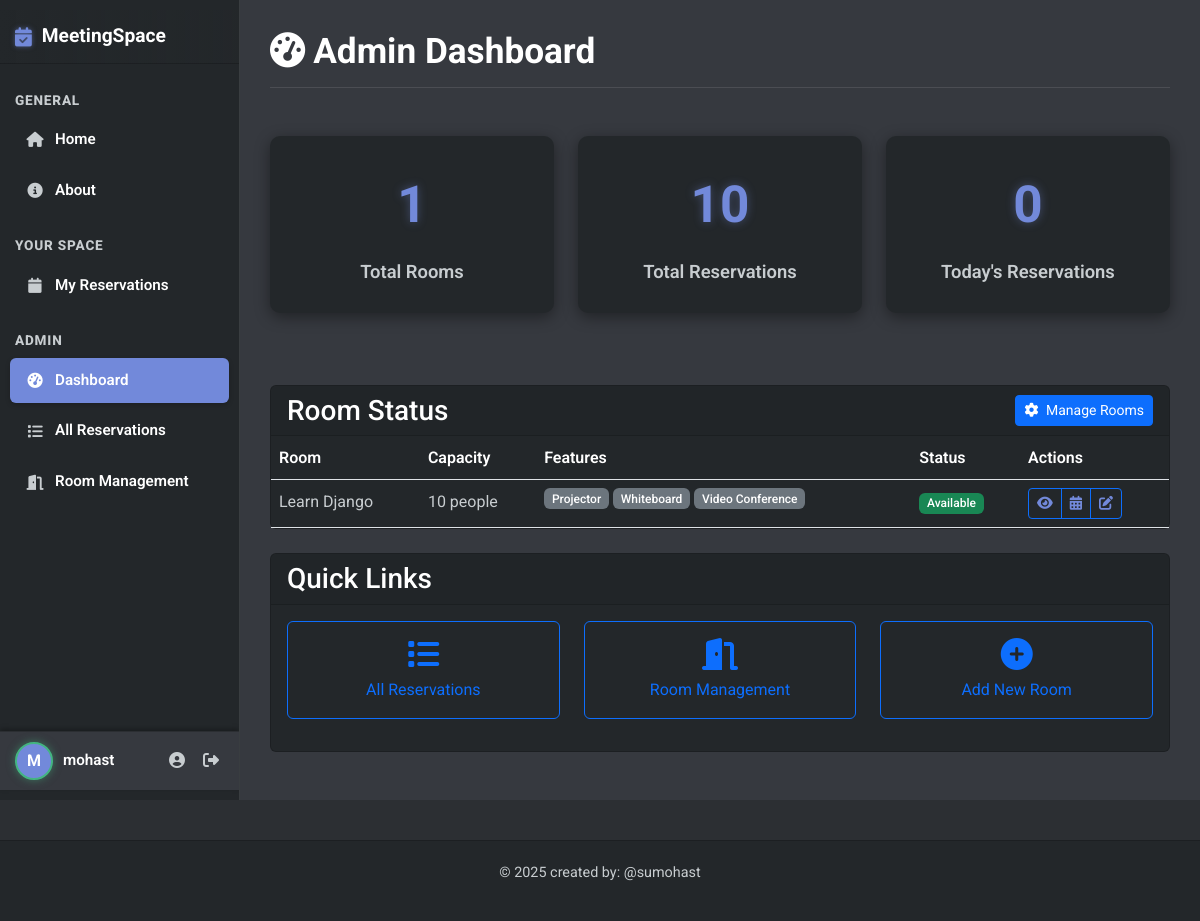
Before: /admin-dashboard/ (signed in) with the older database file.
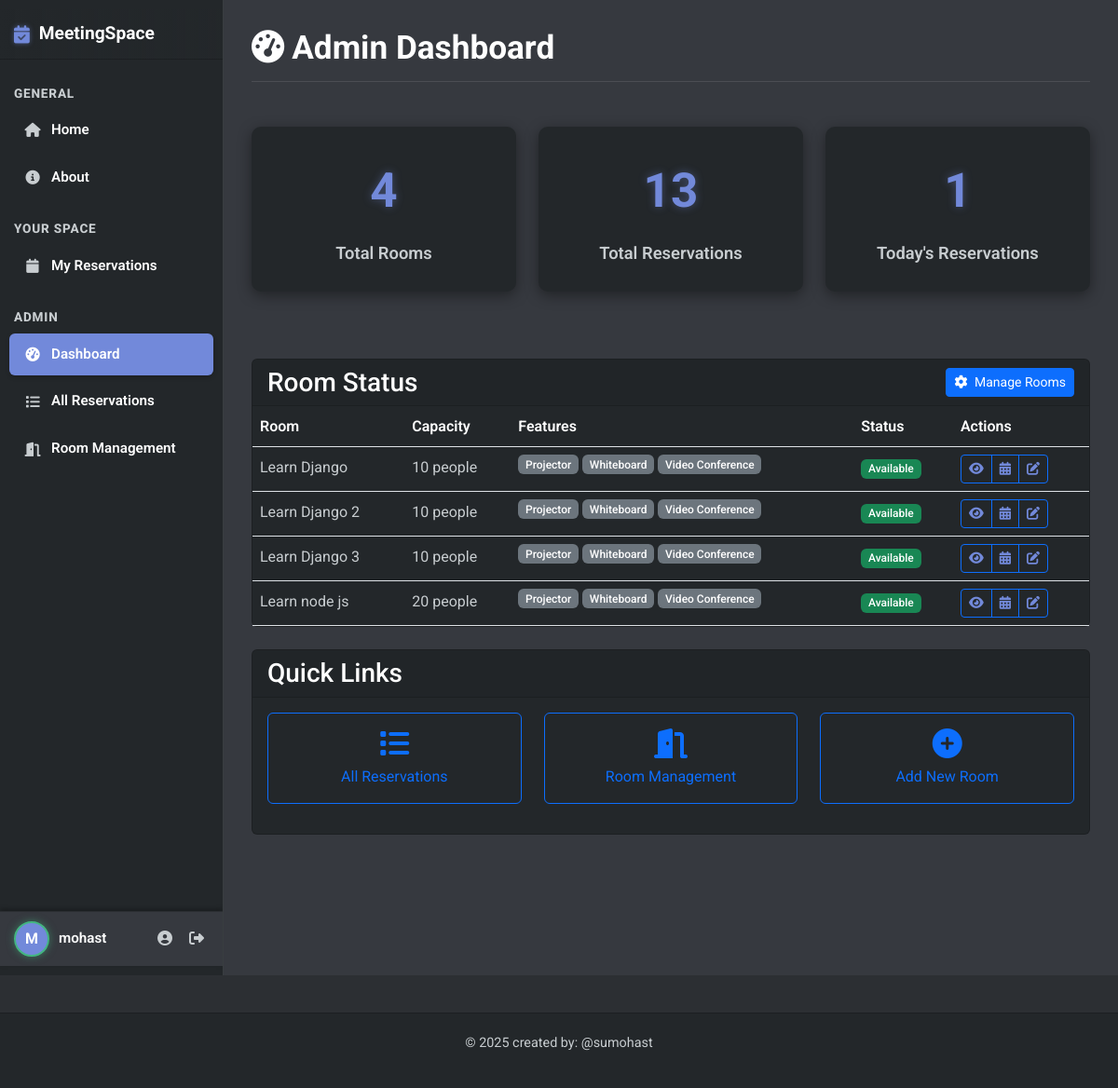
After: the same page with the newer database file.
### base/models.py (models this page shows, shortened)
class Room(models.Model):
    name = models.CharField(max_length=100)
    capacity = models.IntegerField(default=10)
    has_projector = models.BooleanField(default=False)
    has_whiteboard = models.BooleanField(default=False)
    has_video_conference = models.BooleanField(default=False)
    description = models.TextField(null=True, blank=True)
    created = models.DateTimeField(auto_now_add=True)
    updated = models.DateTimeField(auto_now=True)
    class Meta: # this class is used to define metadata for the model , for example when we want to sort the rooms by name
        ordering = ['name']
    def get_current_status(self): # this function returns the current status of the room (occupied/free)
        now = datetime.now()
        today = now.date()
        current_time = now.time()
        active_reservation = self.reservation_set.filter(
            date=today,
            start_time__lte=current_time,
            end_time__gt=current_time
        ).first()
        if active_reservation:
            return {
                'status': 'occupied',
                'reservation': active_reservation
            }
        else:
            return {
                'status': 'free',
                'next_reservation': self.reservation_set.filter(
                    date=today,
                    start_time__gt=current_time
                ).order_by('start_time').first()
            }

### base/views.py (the view)
# urls.py: path('admin-dashboard/', views.admin_dashboard, name="admin-dashboard"),
@login_required
@staff_member_required
def admin_dashboard(request):
    rooms = Room.objects.all()
    total_reservations = Reservation.objects.count()
    today = datetime.now().date()
    today_reservations = Reservation.objects.filter(date=today).count()
    for room in rooms:
        room.current_status = room.get_current_status()
    context = {
        'rooms': rooms,
        'total_reservations': total_reservations,
        'today_reservations': today_reservations,
    }
    return render(request, 'base/admin_dashboard.html', context)

### templates/base/admin_dashboard.html (shortened to what the changed rows need)
{% extends 'main.html' %}
{% block content %}
<div class="row mb-4">
    <div class="col-12">
        <h1 class="mb-4"><i class="fas fa-tachometer-alt me-2"></i>Admin Dashboard</h1>
    </div>
</div>
<div class="row mb-5">
    <div class="col-md-4 mb-4">
        <div class="stat-card">
            <div class="stat-number">{{ rooms.count }}</div>
            <div class="stat-label">Total Rooms</div>
        </div>
    </div>
    <div class="col-md-4 mb-4">
        <div class="stat-card">
            <div class="stat-number">{{ total_reservations }}</div>
            <div class="stat-label">Total Reservations</div>
        </div>
    </div>
    <div class="col-md-4 mb-4">
        <div class="stat-card">
            <div class="stat-number">{{ today_reservations }}</div>
            <div class="stat-label">Today's Reservations</div>
        </div>
    </div>
</div>
<div class="row mb-4">
    <div class="col-12">
        <div class="card">
            <div class="card-body p-0">
                <div class="table-responsive">
                    <table class="table mb-0">
                        <thead>
                            <tr>
                                <th>Room</th>
                                <th>Capacity</th>
                                <th>Features</th>
                                <th>Status</th>
                                <th>Actions</th>
                            </tr>
                        </thead>
                        <tbody>
                            {% for room in rooms %}
                            <tr>
                                <td>{{ room.name }}</td>
                                <td>{{ room.capacity }} people</td>
                                <td>
                                    <div class="d-flex flex-wrap gap-1">
                                        {% if room.has_projector %}
                                        <span class="badge bg-secondary">Projector</span>
                                        {% endif %}
                                        {% if room.has_whiteboard %}
                                        <span class="badge bg-secondary">Whiteboard</span>
                                        {% endif %}
                                        {% if room.has_video_conference %}
                                        <span class="badge bg-secondary">Video Conference</span>
                                        {% endif %}
                                    </div>
                                </td>
                                <td>
                                    {% if room.current_status.status == 'free' %}
                                    <span class="badge bg-success">Available</span>
                                    {% else %}
                                    <span class="badge bg-danger">Occupied until {{ room.current_status.reservation.end_time|time:"H:i" }}</span>
                                    {% endif %}
                                </td>
                                <td>
                                    <div class="btn-group">
                                        <a href="{% url 'room-detail' room.id %}" class="btn btn-sm btn-outline-primary">
                                            <i class="fas fa-eye"></i>
                                        </a>
                                        <a href="{% url 'room-calendar' room.id %}" class="btn btn-sm btn-outline-primary">
                                            <i class="fas fa-calendar-alt"></i>
                                        </a>
                                        <a href="{% url 'update-room' room.id %}" class="btn btn-sm btn-outline-primary">
                                            <i class="fas fa-edit"></i>
                                        </a>
                                    </div>
                                </td>
                            </tr>
                            {% endfor %}
                        </tbody>
                    </table>
                </div>
            </div>
        </div>
    </div>
</div>
{% endblock %}

Changed rows visible on the page:
added Room: name "Learn Django 2", capacity "10", has_projector "Projector", has_whiteboard "Whiteboard", has_video_conference "Video Conference", shows "Available"
added Room: name "Learn Django 3", capacity "10", has_projector "Projector", has_whiteboard "Whiteboard", has_video_conference "Video Conference", shows "Available"
added Room: name "Learn node js", capacity "20", has_projector "Projector", has_whiteboard "Whiteboard", has_video_conference "Video Conference", shows "Available"
Other visible differences:
{{ rooms.count }}: "1" → "4"
{{ total_reservations }}: "10" → "13"
{{ today_reservations }}: "0" → "1"
